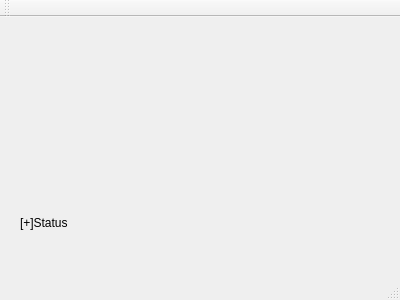
<?xml version="1.0" encoding="UTF-8"?>
<ui version="4.0">
 <class>Login</class>
 <widget class="QMainWindow" name="Login">
  <property name="geometry">
   <rect>
    <x>0</x>
    <y>0</y>
    <width>400</width>
    <height>300</height>
   </rect>
  </property>
  <property name="windowTitle">
   <string>Login</string>
  </property>
  <widget class="QWidget" name="centralWidget">
   <widget class="QLabel" name="label">
    <property name="geometry">
     <rect>
      <x>20</x>
      <y>185</y>
      <width>131</width>
      <height>41</height>
     </rect>
    </property>
    <property name="text">
     <string>[+]Status</string>
    </property>
   </widget>
  </widget>
  <widget class="QMenuBar" name="menuBar">
   <property name="geometry">
    <rect>
     <x>0</x>
     <y>0</y>
     <width>400</width>
     <height>24</height>
    </rect>
   </property>
  </widget>
  <widget class="QToolBar" name="mainToolBar">
   <attribute name="toolBarArea">
    <enum>TopToolBarArea</enum>
   </attribute>
   <attribute name="toolBarBreak">
    <bool>false</bool>
   </attribute>
  </widget>
  <widget class="QStatusBar" name="statusBar"/>
 </widget>
 <layoutdefault spacing="6" margin="11"/>
 <resources/>
 <connections/>
</ui>
